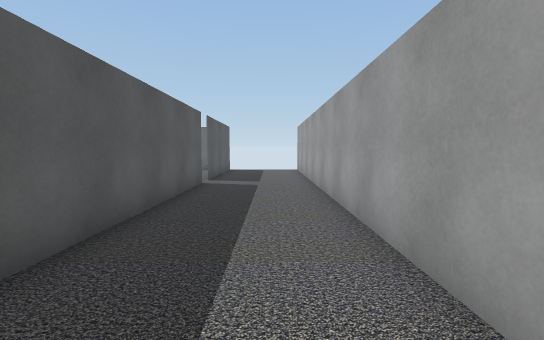
[1] (above)

20 first-person views from a walk through a Unity game level. The camera is 1.2 m above the floor, tilts 4° down and sees 85° across. The floor is counted in squares, 1 m on a side. Each view is taken from the middle of a square. On the plan, view 1 faces up. The plan holds only what a view shows up to about 13 squares ahead; the rest is blank. The player is left out. Some surface patterns are stand-ins.

[2]
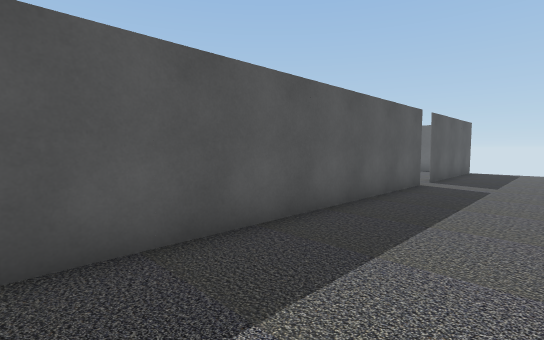

[3]
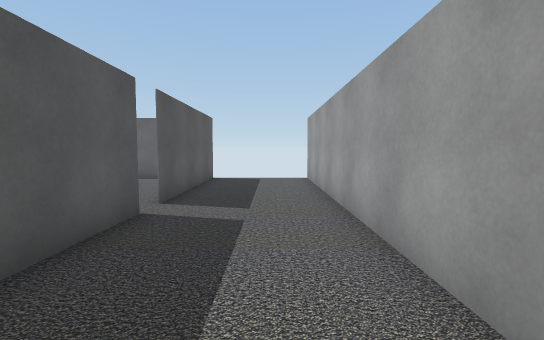

[4]
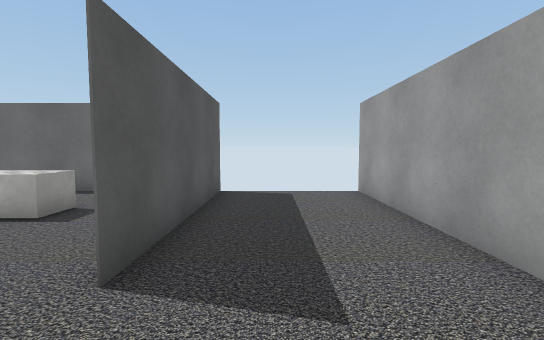

[5]
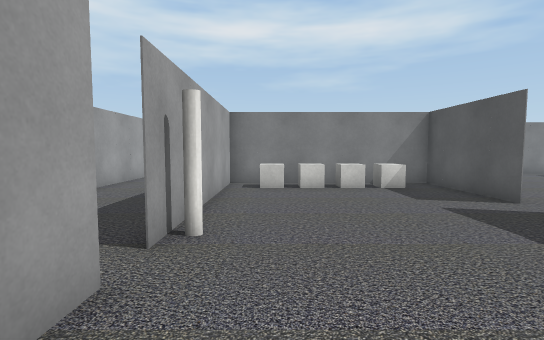

[6]
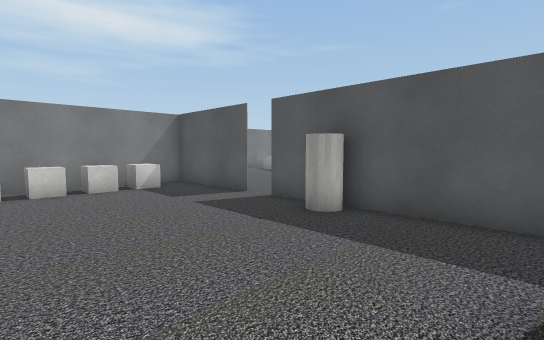

[7]
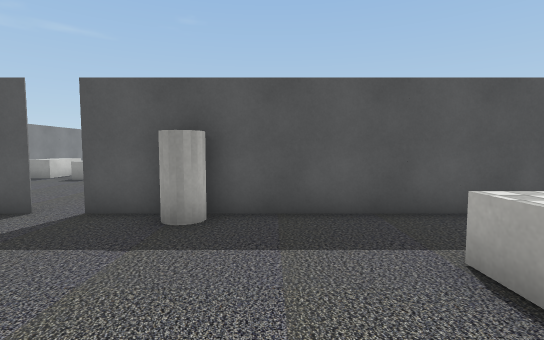

[8]
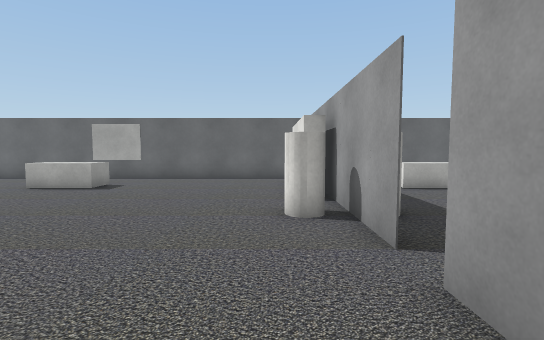

[9]
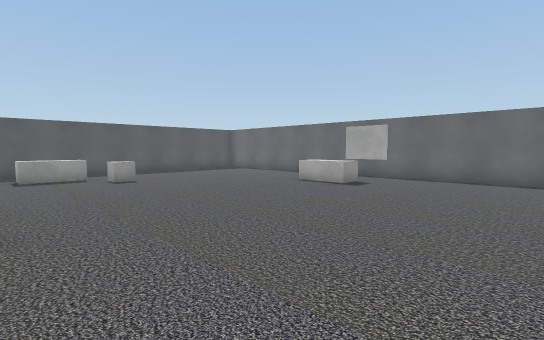

[10]
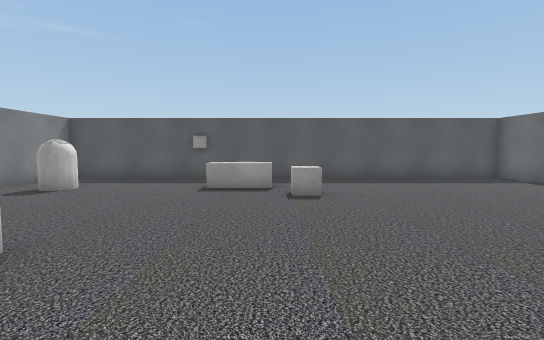

[11]
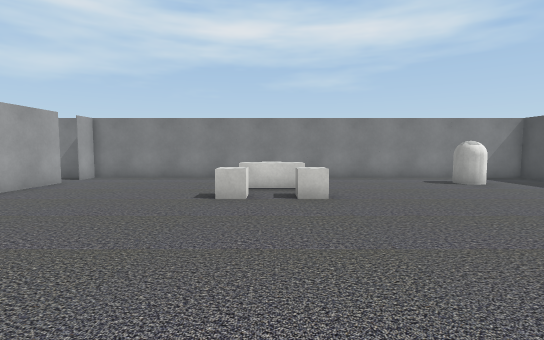

[12]
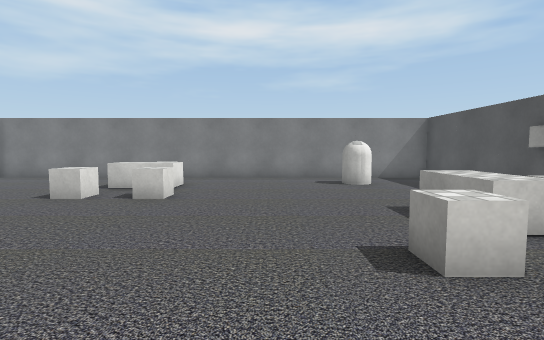

[13]
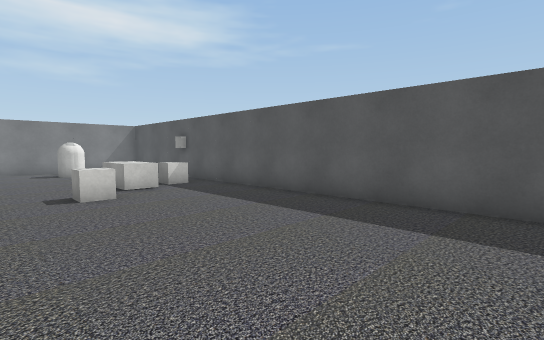

[14]
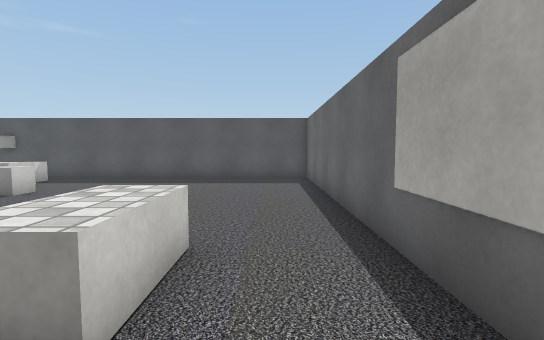

[15]
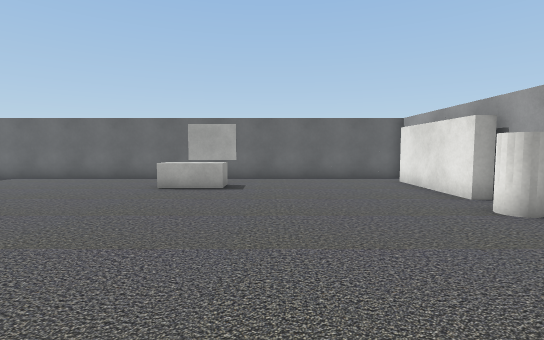

[16]
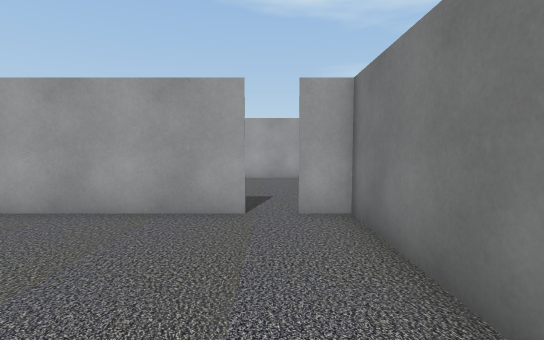

[17]
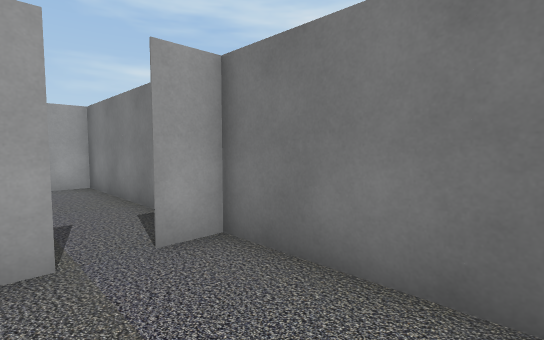

[18]
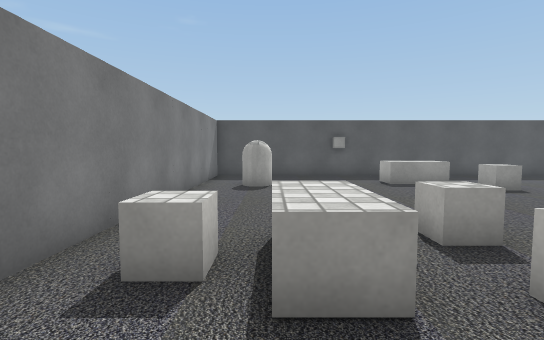

[19]
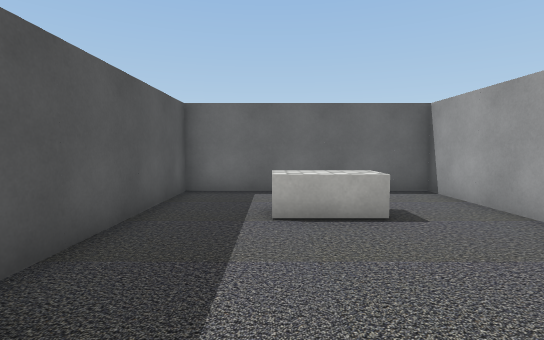

[20]
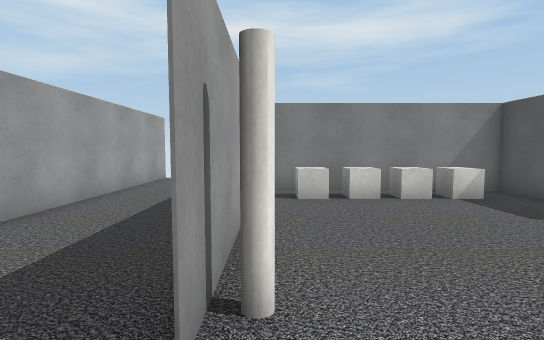

### Floor plan
Points are (right, up) in squares from view 1. A wall is a line through its corners. A room is listed if a view was taken in it or the views show most of it. See-through windows are left out.
Room 1 (views 1, 2, 3, 4)
walls: (-2.5, 9.5) (-2.5, 0); (-2.5, 17.5) (-2.5, 11.5); (1.5, -0.5) (1.5, 17.5)
ways out: opening at (-2, 10.5) to room 2
Room 2 (views 5, 6, 7, 8, 9, 10, 11, 12, 13, 14, 15, 16, 17, 18, 19, 20)
walls: (-9.5, 7.6) (-9.5, 3.5) (-8.1, 3.5); (-9.5, 9.6) (-9.5, 8.5) (-9.5, 9.5); (-9.5, 11.4) (-9.5, 13.4); (-9.6, 12) (-10.2, 12) (-10.2, 16); (-9.5, 1.4) (-9.5, 7.5); (-8.9, -0.5) (-2.5, -0.5) (-2.5, 2.1); (-9.5, 17.5) (-9.5, 11.5); (-4.8, 3.5) (-2.5, 3.5) (-2.5, 9.6); (-27.5, 4.6) (-27.5, -0.5) (-9.5, -0.5) (-9.5, 0.5); (-2.5, 11.5) (-2.5, 17.5) (-27.5, 17.5) (-27.5, 5.5)
ways out: opening at (-2, 10.5) to room 1
objects: cube (-28, 5) to (-27, 5); cube (-26, 7); block (-25, 6) to (-24, 8); capsule (-24, 1) to (-24, 2); cube (-23, 9); block (-18, 2) to (-16, 3); cube (-18, 4) to (-18, 5); block (-18, 14) to (-17, 15); cube (-17, 1); cube (-16, 4) to (-16, 5); cylinder (-11, 10) to (-10, 11); cylinder (-9, 10) to (-9, 11); cube (-8, 4) to (-7, 5); cube (-7, 4) to (-6, 4); block (-7, 14) to (-5, 15); cube (-6, 4) to (-5, 5); cube (-4, 4) to (-4, 5); cylinder (-3, 10)

Positions as (right, up) in squares from view 1, and headings:
1: (0, 0), facing up
2: (1, 0), facing up-left
3: (0, 5), facing up
4: (-1, 9), facing up
5: (-4, 14), facing down
6: (-4, 14), facing down-left
7: (-4, 12), facing left
8: (-11, 5), facing up
9: (-11, 5), facing up-left
10: (-15, 8), facing left
11: (-17, 12), facing down
12: (-21, 12), facing down
13: (-21, 17), facing down-left
14: (-15, 16), facing left
15: (-15, 5), facing up
16: (-15, 1), facing right
17: (-13, 2), facing down-right
18: (-14, 2), facing left
19: (-7, 9), facing up
20: (-3, 12), facing down
